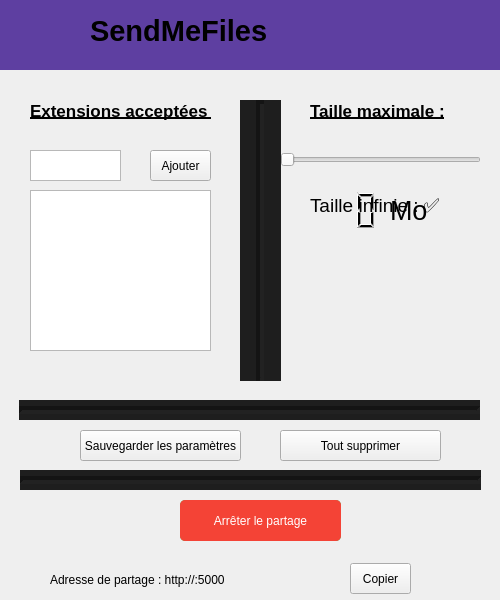
<?xml version="1.0" encoding="UTF-8"?>
<ui version="4.0">
 <class>MainWindow</class>
 <widget class="QMainWindow" name="MainWindow">
  <property name="geometry">
   <rect>
    <x>0</x>
    <y>0</y>
    <width>500</width>
    <height>600</height>
   </rect>
  </property>
  <property name="minimumSize">
   <size>
    <width>500</width>
    <height>600</height>
   </size>
  </property>
  <property name="maximumSize">
   <size>
    <width>500</width>
    <height>600</height>
   </size>
  </property>
  <property name="windowTitle">
   <string>SendMeFiles - Control Panel</string>
  </property>
  <widget class="QWidget" name="centralwidget">
   <widget class="QWidget" name="widget" native="true">
    <property name="geometry">
     <rect>
      <x>0</x>
      <y>0</y>
      <width>500</width>
      <height>70</height>
     </rect>
    </property>
    <property name="styleSheet">
     <string notr="true">background-color: #5e3fa1;</string>
    </property>
    <widget class="QLabel" name="logo">
     <property name="geometry">
      <rect>
       <x>20</x>
       <y>10</y>
       <width>51</width>
       <height>51</height>
      </rect>
     </property>
     <property name="text">
      <string/>
     </property>
     <property name="pixmap">
      <pixmap>static/assets/favicon.png</pixmap>
     </property>
     <property name="scaledContents">
      <bool>true</bool>
     </property>
    </widget>
    <widget class="QLabel" name="label_title">
     <property name="geometry">
      <rect>
       <x>90</x>
       <y>0</y>
       <width>211</width>
       <height>61</height>
      </rect>
     </property>
     <property name="font">
      <font>
       <pointsize>22</pointsize>
       <bold>true</bold>
      </font>
     </property>
     <property name="text">
      <string>SendMeFiles</string>
     </property>
    </widget>
   </widget>
   <widget class="QLabel" name="label_extensions">
    <property name="geometry">
     <rect>
      <x>30</x>
      <y>90</y>
      <width>181</width>
      <height>41</height>
     </rect>
    </property>
    <property name="font">
     <font>
      <pointsize>13</pointsize>
      <bold>true</bold>
      <underline>true</underline>
     </font>
    </property>
    <property name="text">
     <string>Extensions acceptées :</string>
    </property>
   </widget>
   <widget class="QLabel" name="label_size">
    <property name="geometry">
     <rect>
      <x>310</x>
      <y>90</y>
      <width>181</width>
      <height>41</height>
     </rect>
    </property>
    <property name="font">
     <font>
      <pointsize>13</pointsize>
      <bold>true</bold>
      <underline>true</underline>
     </font>
    </property>
    <property name="text">
     <string>Taille maximale :</string>
    </property>
   </widget>
   <widget class="Line" name="line_v">
    <property name="geometry">
     <rect>
      <x>240</x>
      <y>100</y>
      <width>41</width>
      <height>281</height>
     </rect>
    </property>
    <property name="styleSheet">
     <string notr="true">background-color: #1e1e1e;</string>
    </property>
    <property name="lineWidth">
     <number>4</number>
    </property>
    <property name="orientation">
     <enum>Qt::Vertical</enum>
    </property>
   </widget>
   <widget class="Line" name="line_h">
    <property name="geometry">
     <rect>
      <x>19</x>
      <y>400</y>
      <width>461</width>
      <height>20</height>
     </rect>
    </property>
    <property name="styleSheet">
     <string notr="true">background-color: #1e1e1e;</string>
    </property>
    <property name="lineWidth">
     <number>4</number>
    </property>
    <property name="orientation">
     <enum>Qt::Horizontal</enum>
    </property>
   </widget>
   <widget class="QTextEdit" name="textEdit_extensions">
    <property name="geometry">
     <rect>
      <x>30</x>
      <y>150</y>
      <width>91</width>
      <height>31</height>
     </rect>
    </property>
   </widget>
   <widget class="QPushButton" name="button_add">
    <property name="geometry">
     <rect>
      <x>150</x>
      <y>150</y>
      <width>61</width>
      <height>31</height>
     </rect>
    </property>
    <property name="text">
     <string>Ajouter</string>
    </property>
   </widget>
   <widget class="QListView" name="listView">
    <property name="geometry">
     <rect>
      <x>30</x>
      <y>190</y>
      <width>181</width>
      <height>161</height>
     </rect>
    </property>
   </widget>
   <widget class="QPushButton" name="button_remove">
    <property name="geometry">
     <rect>
      <x>280</x>
      <y>430</y>
      <width>161</width>
      <height>31</height>
     </rect>
    </property>
    <property name="text">
     <string>Tout supprimer</string>
    </property>
   </widget>
   <widget class="QLCDNumber" name="lcdNumber">
    <property name="geometry">
     <rect>
      <x>310</x>
      <y>190</y>
      <width>71</width>
      <height>41</height>
     </rect>
    </property>
    <property name="styleSheet">
     <string notr="true">border: none;</string>
    </property>
    <property name="smallDecimalPoint">
     <bool>false</bool>
    </property>
    <property name="digitCount">
     <number>3</number>
    </property>
   </widget>
   <widget class="QSlider" name="slider_size">
    <property name="geometry">
     <rect>
      <x>280</x>
      <y>150</y>
      <width>201</width>
      <height>20</height>
     </rect>
    </property>
    <property name="maximum">
     <number>1000</number>
    </property>
    <property name="orientation">
     <enum>Qt::Horizontal</enum>
    </property>
   </widget>
   <widget class="QLabel" name="label_mo">
    <property name="geometry">
     <rect>
      <x>390</x>
      <y>190</y>
      <width>61</width>
      <height>41</height>
     </rect>
    </property>
    <property name="font">
     <font>
      <pointsize>20</pointsize>
     </font>
    </property>
    <property name="text">
     <string>Mo</string>
    </property>
   </widget>
   <widget class="QLabel" name="label_infinite">
    <property name="geometry">
     <rect>
      <x>310</x>
      <y>190</y>
      <width>151</width>
      <height>31</height>
     </rect>
    </property>
    <property name="font">
     <font>
      <pointsize>14</pointsize>
     </font>
    </property>
    <property name="text">
     <string>Taille infinie : ✅</string>
    </property>
   </widget>
   <widget class="Line" name="line_h_2">
    <property name="geometry">
     <rect>
      <x>20</x>
      <y>470</y>
      <width>461</width>
      <height>20</height>
     </rect>
    </property>
    <property name="styleSheet">
     <string notr="true">background-color: #1e1e1e;</string>
    </property>
    <property name="lineWidth">
     <number>4</number>
    </property>
    <property name="orientation">
     <enum>Qt::Horizontal</enum>
    </property>
   </widget>
   <widget class="QPushButton" name="button_save">
    <property name="geometry">
     <rect>
      <x>80</x>
      <y>430</y>
      <width>161</width>
      <height>31</height>
     </rect>
    </property>
    <property name="styleSheet">
     <string notr="true"/>
    </property>
    <property name="text">
     <string>Sauvegarder les paramètres</string>
    </property>
   </widget>
   <widget class="QPushButton" name="button_start">
    <property name="geometry">
     <rect>
      <x>180</x>
      <y>500</y>
      <width>161</width>
      <height>41</height>
     </rect>
    </property>
    <property name="styleSheet">
     <string notr="true">QPushButton {
    background-color: #4CAF50;
    color: white;
    border-radius: 5px;
}
QPushButton:hover {
    background-color: #45A049;
}
QPushButton:pressed {
    background-color: #388E3C;
}</string>
    </property>
    <property name="text">
     <string>Démarrer le partage</string>
    </property>
   </widget>
   <widget class="QPushButton" name="button_stop">
    <property name="geometry">
     <rect>
      <x>180</x>
      <y>500</y>
      <width>161</width>
      <height>41</height>
     </rect>
    </property>
    <property name="styleSheet">
     <string notr="true">QPushButton {
    background-color: #F44336;
    color: white;
    border-radius: 5px;
}
QPushButton:hover {
    background-color: #E53935;
}
QPushButton:pressed {
    background-color: #D32F2F;
}</string>
    </property>
    <property name="text">
     <string>Arrêter le partage</string>
    </property>
   </widget>
   <widget class="QLabel" name="label_ip">
    <property name="geometry">
     <rect>
      <x>50</x>
      <y>570</y>
      <width>251</width>
      <height>20</height>
     </rect>
    </property>
    <property name="text">
     <string>Adresse de partage : http://&lt;ip_de_hôte&gt;:5000</string>
    </property>
   </widget>
   <widget class="QPushButton" name="button_copy">
    <property name="geometry">
     <rect>
      <x>350</x>
      <y>563</y>
      <width>61</width>
      <height>31</height>
     </rect>
    </property>
    <property name="text">
     <string>Copier</string>
    </property>
   </widget>
  </widget>
 </widget>
 <resources/>
 <connections/>
</ui>
